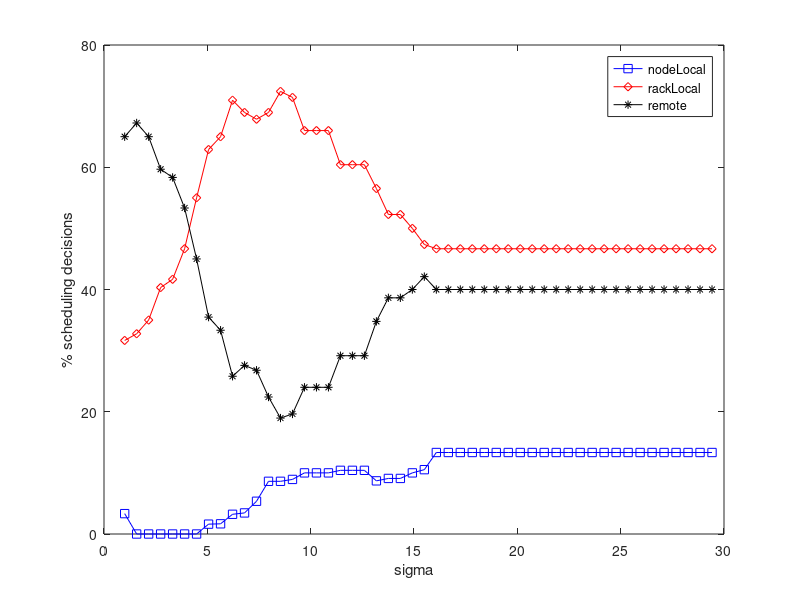

Write the MATLAB code that produced this figure.
%% gaussWidth nodeLocalPct rackLocalPct remotePct
numNodes = 30;
data = [1.0, 3.3333333333333335, 31.666666666666664, 65.0; ...
1.58, 0.0, 32.758620689655174, 67.24137931034483; ...
2.16, 0.0, 35.0, 65.0; ...
2.74, 0.0, 40.32258064516129, 59.67741935483871; ...
3.32, 0.0, 41.66666666666667, 58.333333333333336; ...
3.9, 0.0, 46.666666666666664, 53.333333333333336; ...
4.48, 0.0, 55.00000000000001, 45.0; ...
5.06, 1.6129032258064515, 62.903225806451616, 35.483870967741936; ...
5.64, 1.6666666666666667, 65.0, 33.33333333333333; ...
6.22, 3.225806451612903, 70.96774193548387, 25.806451612903224; ...
6.8, 3.4482758620689653, 68.96551724137932, 27.586206896551722; ...
7.38, 5.357142857142857, 67.85714285714286, 26.785714285714285; ...
7.96, 8.620689655172415, 68.96551724137932, 22.413793103448278; ...
8.54, 8.620689655172415, 72.41379310344827, 18.96551724137931; ...
9.12, 8.928571428571429, 71.42857142857143, 19.642857142857142; ...
9.7, 10.0, 66.0, 24.0; ...
10.28, 10.0, 66.0, 24.0; ...
10.86, 10.0, 66.0, 24.0; ...
11.44, 10.416666666666668, 60.416666666666664, 29.166666666666668; ...
12.02, 10.416666666666668, 60.416666666666664, 29.166666666666668; ...
12.6, 10.416666666666668, 60.416666666666664, 29.166666666666668; ...
13.18, 8.695652173913043, 56.52173913043478, 34.78260869565217; ...
13.76, 9.090909090909092, 52.27272727272727, 38.63636363636363; ...
14.34, 9.090909090909092, 52.27272727272727, 38.63636363636363; ...
14.92, 10.0, 50.0, 40.0; ...
15.5, 10.526315789473683, 47.368421052631575, 42.10526315789473; ...
16.08, 13.333333333333334, 46.666666666666664, 40.0; ...
16.66, 13.333333333333334, 46.666666666666664, 40.0; ...
17.24, 13.333333333333334, 46.666666666666664, 40.0; ...
17.82, 13.333333333333334, 46.666666666666664, 40.0; ...
18.4, 13.333333333333334, 46.666666666666664, 40.0; ...
18.98, 13.333333333333334, 46.666666666666664, 40.0; ...
19.56, 13.333333333333334, 46.666666666666664, 40.0; ...
20.14, 13.333333333333334, 46.666666666666664, 40.0; ...
20.72, 13.333333333333334, 46.666666666666664, 40.0; ...
21.3, 13.333333333333334, 46.666666666666664, 40.0; ...
21.88, 13.333333333333334, 46.666666666666664, 40.0; ...
22.46, 13.333333333333334, 46.666666666666664, 40.0; ...
23.04, 13.333333333333334, 46.666666666666664, 40.0; ...
23.62, 13.333333333333334, 46.666666666666664, 40.0; ...
24.2, 13.333333333333334, 46.666666666666664, 40.0; ...
24.78, 13.333333333333334, 46.666666666666664, 40.0; ...
25.36, 13.333333333333334, 46.666666666666664, 40.0; ...
25.94, 13.333333333333334, 46.666666666666664, 40.0; ...
26.52, 13.333333333333334, 46.666666666666664, 40.0; ...
27.1, 13.333333333333334, 46.666666666666664, 40.0; ...
27.68, 13.333333333333334, 46.666666666666664, 40.0; ...
28.26, 13.333333333333334, 46.666666666666664, 40.0; ...
28.84, 13.333333333333334, 46.666666666666664, 40.0; ...
29.42, 13.333333333333334, 46.666666666666664, 40.0; ...
];

sigma = data(:,1);
nodeLocalPct = data(:,2);
rackLocalPct = data(:,3);
remotePct = data(:,4);

plot(sigma,nodeLocalPct,'-sb');
hold on;
plot(sigma,rackLocalPct,'-dr');
plot(sigma,remotePct,'-*k');
xlabel('sigma');
ylabel('% scheduling decisions');
legend('nodeLocal','rackLocal','remote');
hold off;